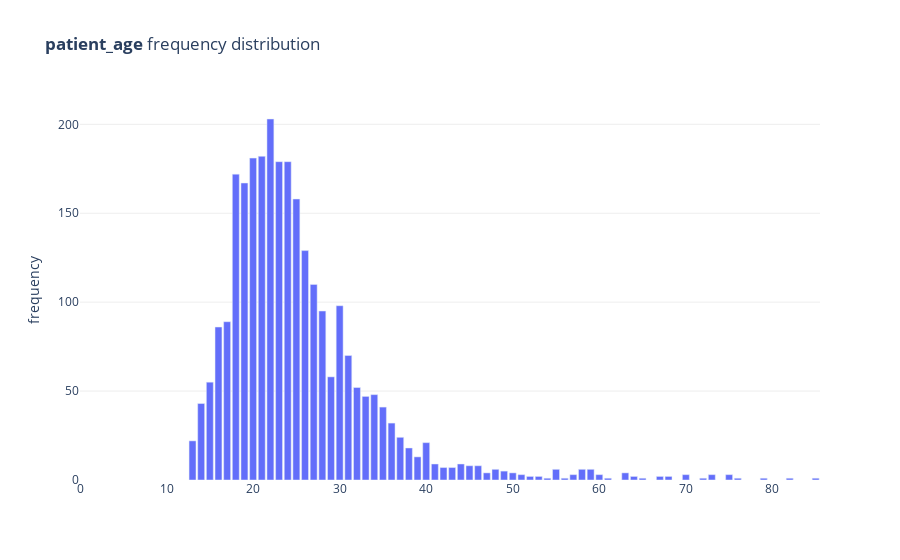

The notebook cell this image was saved under:
### Code cell
num_freq_plot(regexp_age_gender_1_extracts, 'patient_age')

### Figure 1 — Plotly figure (JSON) as saved in the notebook; plotly's stock layout.template omitted (floating-point values rounded to 4 significant figures)
{"data": [{"hovertemplate": "Value: %{x:,}<br>Frequency: %{y:,}<br><extra></extra>", "hovertext": [13, 14, 15, 16, 17, 18, 19, 20, 21, 22, 23, 24, 25, 26, 27, 28, 29, 30, 31, 32, 33, 34, 35, 36, 37, 38, 39, 40, 41, 42, 43, 44, 45, 46, 47, 48, 49, 50, 51, 52, 53, 54, 55, 56, 57, 58, 59, 60, 61, 63, 64, 65, 67, 68, 70, 72, 73, 75, 76, 79, 82, 85], "type": "bar", "x": [13, 14, 15, 16, 17, 18, 19, 20, 21, 22, 23, 24, 25, 26, 27, 28, 29, 30, 31, 32, 33, 34, 35, 36, 37, 38, 39, 40, 41, 42, 43, 44, 45, 46, 47, 48, 49, 50, 51, 52, 53, 54, 55, 56, 57, 58, 59, 60, 61, 63, 64, 65, 67, 68, 70, 72, 73, 75, 76, 79, 82, 85], "y": [22, 43, 55, 86, 89, 172, 167, 181, 182, 203, 179, 179, 158, 129, 110, 95, 58, 98, 70, 52, 47, 48, 41, 32, 24, 18, 13, 21, 9, 7, 7, 9, 8, 8, 4, 6, 5, 4, 3, 2, 2, 1, 6, 1, 3, 6, 6, 3, 1, 4, 2, 1, 2, 2, 3, 1, 3, 3, 1, 1, 1, 1]}], "layout": {"autosize": true, "plot_bgcolor": "#fff", "showlegend": false, "title": {"text": "<b>patient_age</b> frequency distribution"}, "xaxis": {"autorange": true, "range": [0, 85.5], "rangemode": "tozero", "type": "linear"}, "yaxis": {"autorange": true, "gridcolor": "#eee", "range": [0, 213.7], "rangemode": "tozero", "title": {"text": "frequency"}, "type": "linear"}}}
